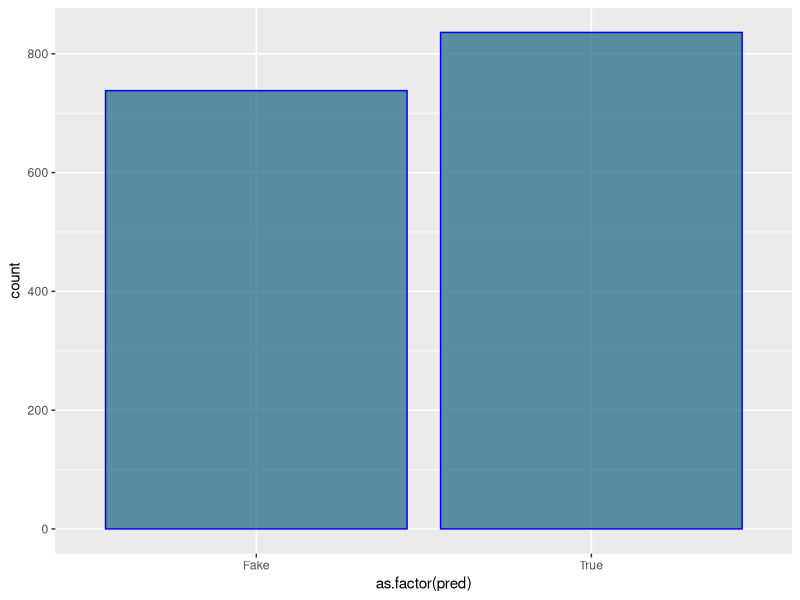

This chart was generated by the following R code: (Note: this script raises an error after producing the figure.)
#try predicting real and fake news on nytimes_dtm

#run random forest 
# random forest test

#looking at this website
# https://towardsdatascience.com/random-forest-in-r-f66adf80ec9

library(randomForest)
library(tidyverse)
library(here)



df <- read_csv(here('data','csv','output_df.csv'))
nytimes_dtm<-read_csv(here('data','csv','nytimes_dtm.csv'))
#rename type column, get rid of doc it
df<-df%>%
  select(-docId)
df$DocType <- as.factor(df$DocType)


colnames(df) <- paste(colnames(df), 'c', sep="_")


#already randomly assigned spam or ham so I can just divide into train and test
#70% train
num_rows <- nrow(df)
first_rows <- round(num_rows*.70)
next_rows <- first_rows + 1

train<-df[1:first_rows,]
#30% test
test<-df[next_rows:num_rows,]

num_cols <- ncol(df)
#initialize randomForest class

#randomForest() function not running. I think it might be something to do with non ASCII
#characters in the column names??

model <- randomForest(DocType_c~.,data=train,mtry=2,importance
                      =TRUE,proximity=TRUE)
model
pred <- predict(model, newdata=test[-num_cols],type="class")



#add _c
colnames(nytimes_dtm) <- paste(colnames(nytimes_dtm), 'c', sep="_")

pred <- predict(model, newdata=nytimes_dtm,type="class")

x<-as.data.frame(pred)
is.factor(x$pred)

ggplot(x, aes(x=as.factor(pred) )) +
  geom_bar(color="blue", fill=rgb(0.1,0.4,0.5,0.7) )


#svm test

svm_pred = predict(svm_model,nytimes_dtm)


ggplot(x, aes(x=as.factor(svm_pred) )) +
  geom_bar(color="blue", fill=rgb(0.1,0.4,0.5,0.7) )

